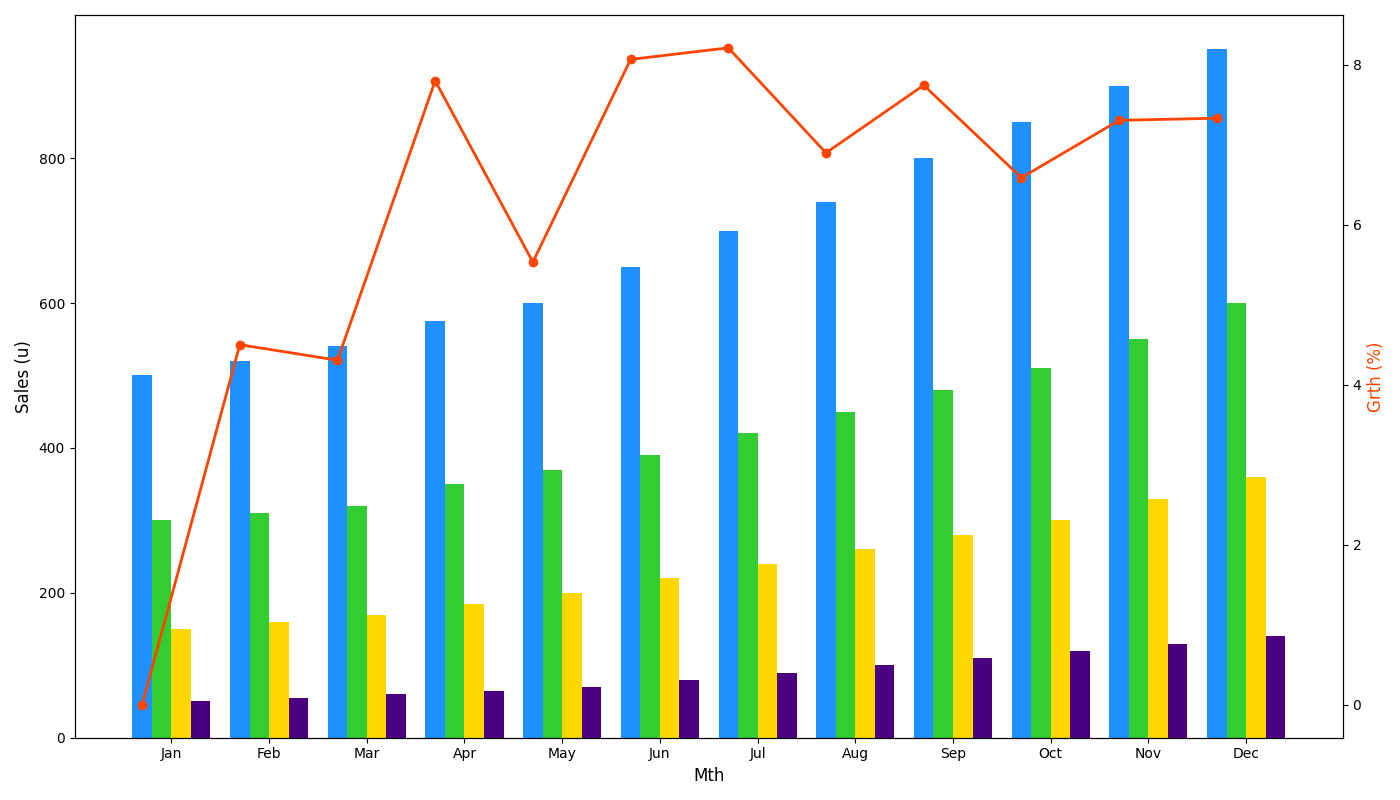

Recreate this plot in Python.
import matplotlib.pyplot as plt
import numpy as np

# Months
months = ["Jan", "Feb", "Mar", "Apr", "May", "Jun", "Jul", "Aug", "Sep", "Oct", "Nov", "Dec"]

# Sales data for store types
supermarket_sales = [500, 520, 540, 575, 600, 650, 700, 740, 800, 850, 900, 950]
convenience_sales = [300, 310, 320, 350, 370, 390, 420, 450, 480, 510, 550, 600]
online_sales = [150, 160, 170, 185, 200, 220, 240, 260, 280, 300, 330, 360]
specialty_sales = [50, 55, 60, 65, 70, 80, 90, 100, 110, 120, 130, 140]

# Overall sales data by summing up all store types
total_sales = np.array(supermarket_sales) + np.array(convenience_sales) \
              + np.array(online_sales) + np.array(specialty_sales)

# Calculate month-over-month growth rate
growth_rate = np.diff(total_sales) / total_sales[:-1] * 100
growth_rate = np.insert(growth_rate, 0, 0)

# Bar positions
bar_width = 0.2
r1 = np.arange(len(months))
r2 = [x + bar_width for x in r1]
r3 = [x + bar_width for x in r2]
r4 = [x + bar_width for x in r3]

# Plot setup
fig, ax1 = plt.subplots(figsize=(14, 8))

# Grouped bar chart with new color scheme
ax1.bar(r1, supermarket_sales, color='#1E90FF', width=bar_width)  # DodgerBlue
ax1.bar(r2, convenience_sales, color='#32CD32', width=bar_width)  # LimeGreen
ax1.bar(r3, online_sales, color='#FFD700', width=bar_width)       # Gold
ax1.bar(r4, specialty_sales, color='#4B0082', width=bar_width)    # Indigo

# Growth rate line
ax2 = ax1.twinx()
ax2.plot(months, growth_rate, color='#FF4500', marker='o', linewidth=2)  # OrangeRed

# Labels
ax1.set_xlabel("Mth", fontsize=12)
ax1.set_ylabel("Sales (u)", fontsize=12)
ax2.set_ylabel("Grth (%)", fontsize=12, color='#FF4500')

# Set ticks
ax1.set_xticks([r + bar_width*1.5 for r in range(len(months))])
ax1.set_xticklabels(months)

# Layout
fig.tight_layout()

# Display
plt.show()
